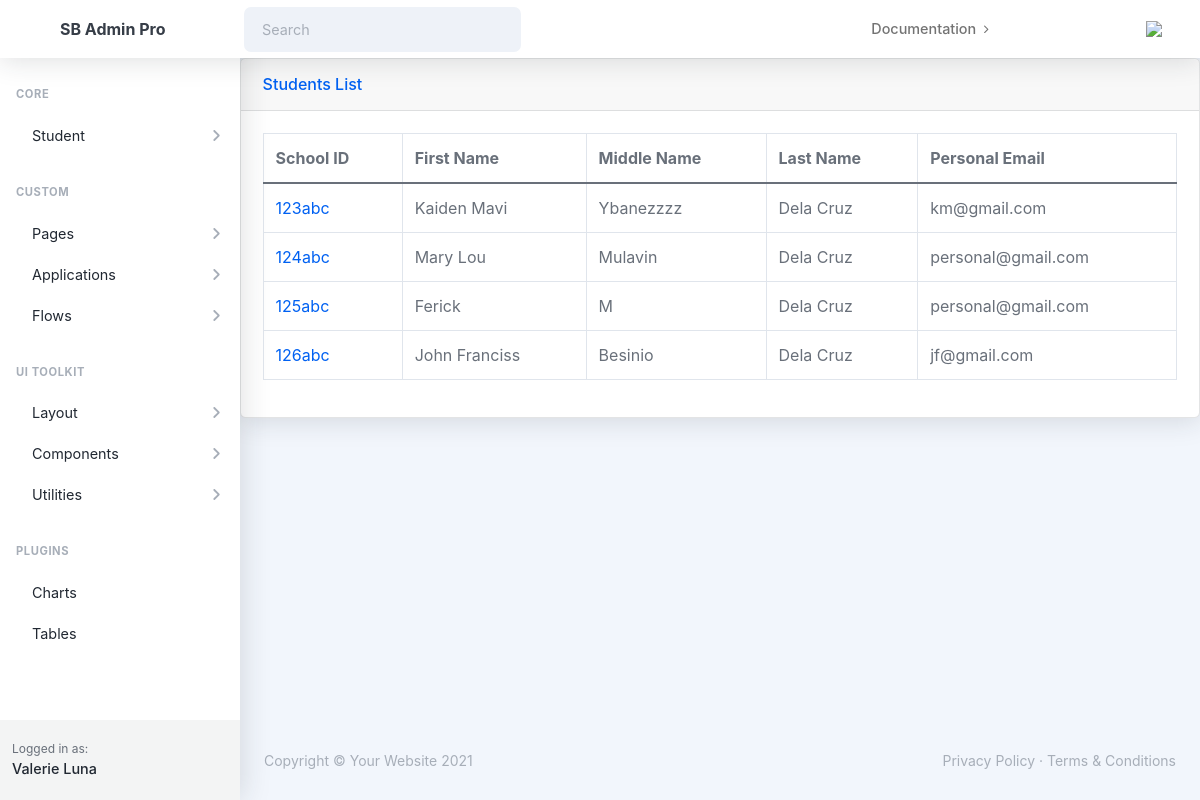
The page /students/lists/ on the database as committed earlier.
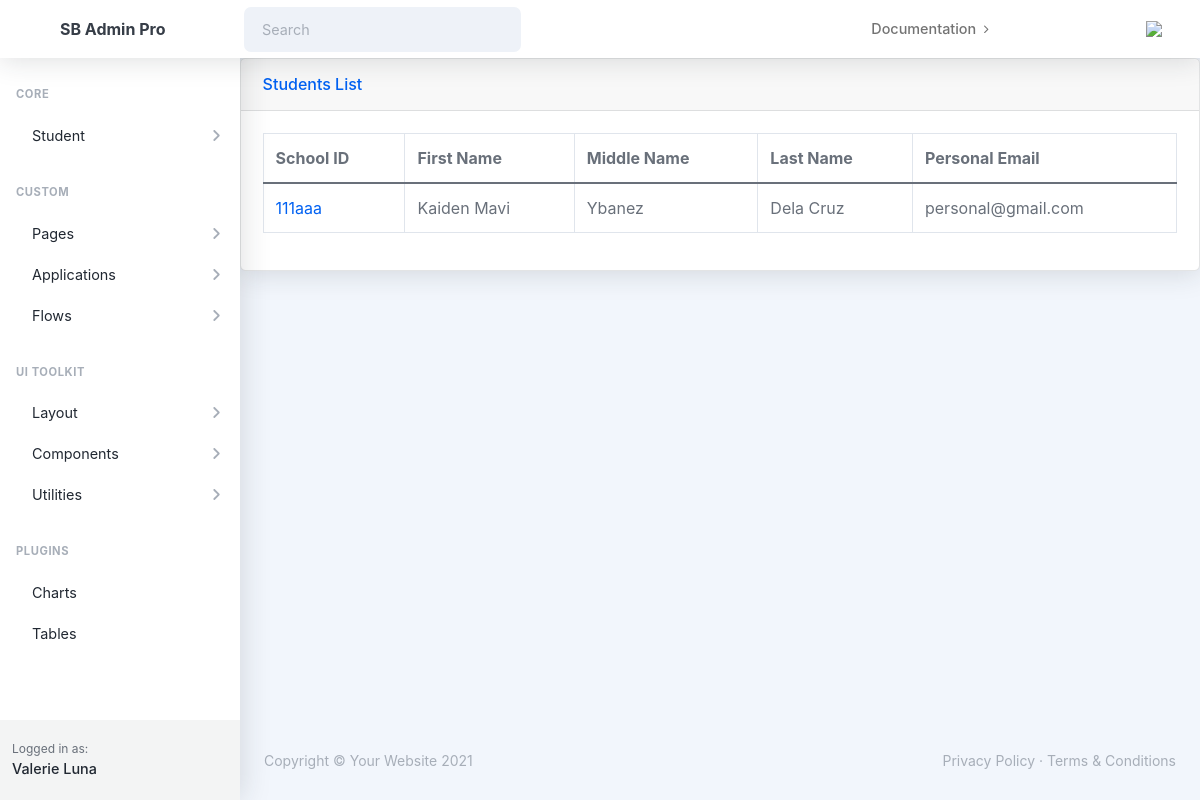
The same page on the database as committed later.
### students/models.py (models this page shows, shortened)
class Student(models.Model):
    std_sch_id = models.CharField(max_length=50)
    first_name = models.CharField(max_length=100)
    middle_name = models.CharField(max_length=100)
    last_name = models.CharField(max_length=100)
    suffix = models.CharField(max_length=10, blank=True)
    birth_date = models.DateField()
    country_of_birth = models.CharField(max_length=100)
    birth_place = models.CharField(max_length=100)
    nationality = models.CharField(max_length=100)
    CIVIL_STATUS_CHOICES = [
        ('single', 'Single'),
        ('married', 'Married'),
        ('widowed', 'Widowed'),
        ('divorced', 'Divorced'),
        ('separated', 'Separated'),
    ]
    civil_status = models.CharField(max_length=20, choices=CIVIL_STATUS_CHOICES, blank=True)
    SEX_CHOICES = [
        ('male', 'Male'),
        ('female', 'Female'),
    ]
    sex = models.CharField(max_length=10, choices=SEX_CHOICES, blank=True)
    religion = models.CharField(max_length=100)
    mobile_number = models.CharField(max_length=20)
    telephone_number = models.CharField(max_length=20, blank=True)
    personal_email = models.EmailField()

### students/views.py (the view)
# urls.py: path('lists/', list_students, name='list-students'),
def list_students(request):
    students = Student.objects.all()
    for student in students:
        print(student.first_name)
    context = {
        'students': students,
        'page_heading': 'Student List',
    }
    return render(request, 'students/list-students.html', context)

### students/templates/students/list-students.html
{% extends 'students/base.html' %}
{% load crispy_forms_tags %}
{% block content %}
          <div class="card shadow mb-4">
            <div class="card-header py-3">
              <h6 class="m-0 font-weight-bold text-primary">Students List</h6>
            </div>
            <div class="card-body">
              <div class="table-responsive">
                <table class="table table-bordered" id="dataTable" width="100%" cellspacing="0">
                  <thead>
                    <tr>
                      <th>School ID</th>
                      <th>First Name</th>
                      <th>Middle Name</th>
                      <th>Last Name</th>
                      <th>Personal Email</th>
                    </tr>
                  </thead>
                  <tbody>
                        {% for student in students %}
                            <tr>
                                <td>
                                    <a href="{% url 'students:read-student' student.id %}" >
                                      {{ student.std_sch_id }} </a>
                                </td>
                                <td>{{ student.first_name }}</td>
                                <td>{{ student.middle_name }}</td>
                                <td>{{ student.last_name }}</td>
                                <td>{{ student.personal_email }}</td>
                            </tr>
                        {% endfor %}
                  </tbody>
                </table>
              </div>
            </div>
          </div>
{% endblock %}

### students/templates/students/base.html (shortened to what this page needs)
{% load static %}
<!DOCTYPE html>
<html lang="en">
    <head>
        <link href="{% static 'webutil/css/styles.css' %}" rel="stylesheet" />
    </head>
    <body class="nav-fixed">
        <nav class="topnav navbar navbar-expand shadow justify-content-between justify-content-sm-start navbar-light bg-white" id="sidenavAccordion">
            <button class="btn btn-icon btn-transparent-dark order-1 order-lg-0 me-2 ms-lg-2 me-lg-0" id="sidebarToggle"></button>
            <a class="navbar-brand pe-3 ps-4 ps-lg-2" href="index.html">SB Admin Pro</a>
            <form class="form-inline me-auto d-none d-lg-block me-3">
                <div class="input-group input-group-joined input-group-solid">
                    <input class="form-control pe-0" type="search" placeholder="Search" aria-label="Search" />
                    <div class="input-group-text"></div>
                </div>
            </form>
            <ul class="navbar-nav align-items-center ms-auto">
                <li class="nav-item dropdown no-caret d-none d-md-block me-3">
                    <a class="nav-link dropdown-toggle" id="navbarDropdownDocs" href="javascript:void(0);" role="button" data-bs-toggle="dropdown" aria-haspopup="true" aria-expanded="false">
                        <div class="fw-500">Documentation</div>
                        <i class="fas fa-chevron-right dropdown-arrow"></i>
                    </a>
                </li>
                <li class="nav-item dropdown no-caret d-none d-sm-block me-3 dropdown-notifications">
                    <a class="btn btn-icon btn-transparent-dark dropdown-toggle" id="navbarDropdownAlerts" href="javascript:void(0);" role="button" data-bs-toggle="dropdown" aria-haspopup="true" aria-expanded="false"></a>
                </li>
                <li class="nav-item dropdown no-caret d-none d-sm-block me-3 dropdown-notifications">
                    <a class="btn btn-icon btn-transparent-dark dropdown-toggle" id="navbarDropdownMessages" href="javascript:void(0);" role="button" data-bs-toggle="dropdown" aria-haspopup="true" aria-expanded="false"></a>
                </li>
                <li class="nav-item dropdown no-caret dropdown-user me-3 me-lg-4">
                    <a class="btn btn-icon btn-transparent-dark dropdown-toggle" id="navbarDropdownUserImage" href="javascript:void(0);" role="button" data-bs-toggle="dropdown" aria-haspopup="true" aria-expanded="false"><img class="img-fluid" src="assets/img/illustrations/profiles/profile-1.png" /></a>
                </li>
            </ul>
        </nav>
        <div id="layoutSidenav">
            <div id="layoutSidenav_nav">
                <nav class="sidenav shadow-right sidenav-light">
                    <div class="sidenav-menu">
                        <div class="nav accordion" id="accordionSidenav">
                            <div class="sidenav-menu-heading">Core</div>
                            <a class="nav-link collapsed" href="javascript:void(0);" data-bs-toggle="collapse" data-bs-target="#collapseDashboards" aria-expanded="false" aria-controls="collapseDashboards">
                                Student
                                <div class="sidenav-collapse-arrow"><i class="fas fa-angle-down"></i></div>
                            </a>
                            <div class="sidenav-menu-heading">Custom</div>
                            <a class="nav-link collapsed" href="javascript:void(0);" data-bs-toggle="collapse" data-bs-target="#collapsePages" aria-expanded="false" aria-controls="collapsePages">
                                Pages
                                <div class="sidenav-collapse-arrow"><i class="fas fa-angle-down"></i></div>
                            </a>
                            <a class="nav-link collapsed" href="javascript:void(0);" data-bs-toggle="collapse" data-bs-target="#collapseApps" aria-expanded="false" aria-controls="collapseApps">
                                Applications
                                <div class="sidenav-collapse-arrow"><i class="fas fa-angle-down"></i></div>
                            </a>
                            <a class="nav-link collapsed" href="javascript:void(0);" data-bs-toggle="collapse" data-bs-target="#collapseFlows" aria-expanded="false" aria-controls="collapseFlows">
                                Flows
                                <div class="sidenav-collapse-arrow"><i class="fas fa-angle-down"></i></div>
                            </a>
                            <div class="sidenav-menu-heading">UI Toolkit</div>
                            <a class="nav-link collapsed" href="javascript:void(0);" data-bs-toggle="collapse" data-bs-target="#collapseLayouts" aria-expanded="false" aria-controls="collapseLayouts">
                                Layout
                                <div class="sidenav-collapse-arrow"><i class="fas fa-angle-down"></i></div>
                            </a>
                            <a class="nav-link collapsed" href="javascript:void(0);" data-bs-toggle="collapse" data-bs-target="#collapseComponents" aria-expanded="false" aria-controls="collapseComponents">
                                Components
                                <div class="sidenav-collapse-arrow"><i class="fas fa-angle-down"></i></div>
                            </a>
                            <a class="nav-link collapsed" href="javascript:void(0);" data-bs-toggle="collapse" data-bs-target="#collapseUtilities" aria-expanded="false" aria-controls="collapseUtilities">
                                Utilities
                                <div class="sidenav-collapse-arrow"><i class="fas fa-angle-down"></i></div>
                            </a>
                            <div class="sidenav-menu-heading">Plugins</div>
                            <a class="nav-link" href="charts.html">
                                Charts
                            </a>
                            <a class="nav-link" href="tables.html">
                                Tables
                            </a>
                        </div>
                    </div>
                    <div class="sidenav-footer">
                        <div class="sidenav-footer-content">
                            <div class="sidenav-footer-subtitle">Logged in as:</div>
                            <div class="sidenav-footer-title">Valerie Luna</div>
                        </div>
                    </div>
                </nav>
            </div>
            <div id="layoutSidenav_content">
                <main>
                    {% block content %}
                    {% endblock %}
                </main>
                <footer class="footer-admin mt-auto footer-light">
                    <div class="container-xl px-4">
                        <div class="row">
                            <div class="col-md-6 small">Copyright &copy; Your Website 2021</div>
                            <div class="col-md-6 text-md-end small">
                                <a href="#!">Privacy Policy</a>
                                &middot;
                                <a href="#!">Terms &amp; Conditions</a>
                            </div>
                        </div>
                    </div>
                </footer>
            </div>
        </div>
    </body>
</html>

Rows that differ between the two databases and show on the page:
removed Student: std_sch_id "124abc", first_name "Mary Lou", middle_name "Mulavin", last_name "Dela Cruz", personal_email "personal@gmail.com"
removed Student: std_sch_id "125abc", first_name "Ferick", middle_name "M", last_name "Dela Cruz", personal_email "personal@gmail.com"
removed Student: std_sch_id "126abc", first_name "John Franciss", middle_name "Besinio", last_name "Dela Cruz", personal_email "jf@gmail.com"
changed Student "Kaiden Mavi": std_sch_id "123abc" → "111aaa"; middle_name "Ybanezzzz" → "Ybanez"; personal_email "km@gmail.com" → "personal@gmail.com"
